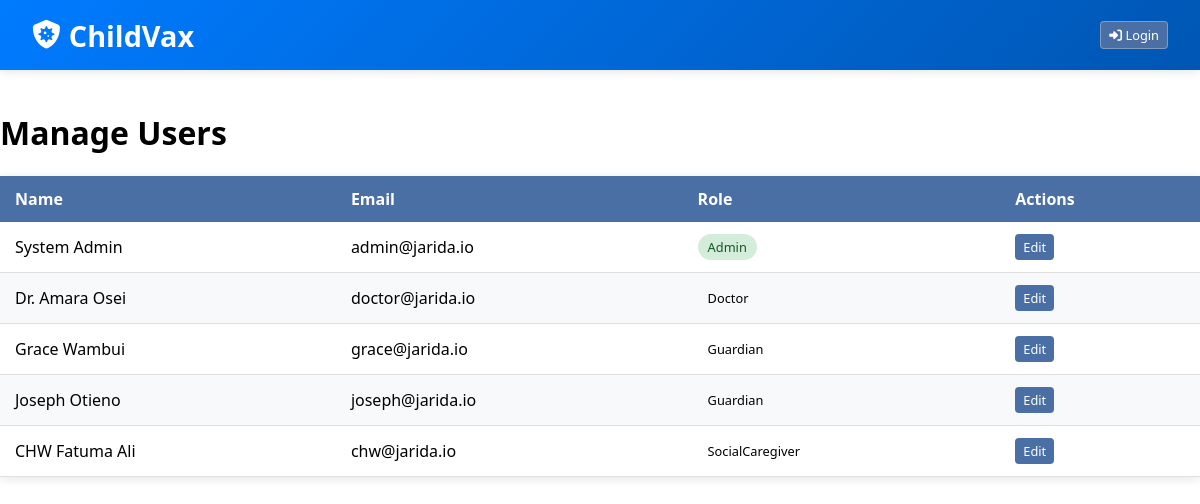
Page /pages/admin/manage_roles.php on the committed database.
### tables this page shows
CREATE TABLE IF NOT EXISTS `users` (
    `user_id`    INT UNSIGNED NOT NULL AUTO_INCREMENT,
    `name`       VARCHAR(100)  NOT NULL,
    `email`      VARCHAR(255)  NOT NULL,
    `password`   VARCHAR(255)  NOT NULL,
    `phone`      VARCHAR(20)   DEFAULT NULL,
    `role`       ENUM('admin','Guardian','doctor','SocialCaregiver') NOT NULL DEFAULT 'Guardian',
    `location`   VARCHAR(255)  DEFAULT NULL,
    `id_number`  VARCHAR(50)   DEFAULT NULL,
    `created_at` DATETIME      NOT NULL DEFAULT CURRENT_TIMESTAMP,
    PRIMARY KEY (`user_id`),
    UNIQUE KEY `uq_email` (`email`)
);

### pages/admin/manage_roles.php (the view, shortened to what this page needs)
<?php
require __DIR__ . '/../navbar.php';
$currentUserId = $_SESSION['user_id'] ?? null;
$query = "SELECT * FROM users";
$params = [];
$usersStmt = $conn->prepare($query);
$usersStmt->execute($params);
$users = $usersStmt->fetchAll(PDO::FETCH_ASSOC);
?>
<div class="container">
    <h1>Manage Users</h3>
    <table class="table">
        <thead>
            <tr>
                <th>Name</th>
                <th>Email</th>
                <th>Role</th>
                <th>Actions</th>
            </tr>
        </thead>
        <tbody>
            <?php foreach ($users as $user): ?>
                <tr>
                    <td><?= htmlspecialchars($user['name']) ?></td>
                    <td><?= htmlspecialchars($user['email']) ?></td>
                    <td>
                        <span class="role-badge <?= htmlspecialchars($user['role']) ?>">
                            <?= ucfirst(htmlspecialchars($user['role'])) ?>
                        </span>
                    </td>
                    <td>
                        <?php if ($user['user_id'] !== $currentUserId): ?>
                            <a href="edit_user.php?id=<?= htmlspecialchars($user['user_id']) ?>" class="btn btn-sm">Edit</a>
                        <?php else: ?>
                            <span style="color: gray; font-size: 0.85em;">(Self)</span>
                        <?php endif; ?>
                    </td>
                </tr>
            <?php endforeach; ?>
        </tbody>
    </table>
</div>

### pages/navbar.php (shortened to what this page needs)
<?php
function getDashboardLink() {
    if (!isset($_SESSION['role'])) return '/pages/auth/login.php';
}
?>
<nav class="navbar">
    <a href="<?php echo getDashboardLink(); ?>" class="nav-logo">
        <i class="fas fa-shield-virus"></i> ChildVax
    </a>
    <div class="nav-user">
        <?php if (isset($_SESSION['name'])): ?>
            <div class="user-info">
                <span class="user-name">Welcome, <?php echo htmlspecialchars($_SESSION['name']); ?></span>
                <span class="user-role"><?php echo getRoleDisplayName($_SESSION['role'] ?? ''); ?></span>
            </div>
            <a href="/pages/logout.php" class="btn btn-sm btn-danger">
                <i class="fas fa-sign-out-alt"></i> Logout
            </a>
        <?php else: ?>
            <a href="/pages/auth/login.php" class="btn btn-sm btn-primary">
                <i class="fas fa-sign-in-alt"></i> Login
            </a>
        <?php endif; ?>
    </div>
</nav>
<link rel="stylesheet" href="https://cdnjs.cloudflare.com/ajax/libs/font-awesome/6.4.0/css/all.min.css">

### pages/navbar.php (style rules this page uses)
.navbar { display: flex; justify-content: space-between; align-items: center; padding: 0 2rem; background: linear-gradient(135deg, var(--primary-color), var(--secondary-color)); color: var(--white); box-shadow: 0 2px 10px rgba(0, 0, 0, 0.1); position: fixed; top: 0; left: 0; right: 0; height: 70px; z-index: 1000; font-family: 'Segoe UI', Tahoma, Geneva, Verdana, sans-serif; }
.nav-logo { font-size: 1.8rem; font-weight: 700; color: var(--white); text-decoration: none; display: flex; align-items: center; gap: 0.5rem; transition: opacity 0.3s ease; }
.nav-user { display: flex; align-items: center; gap: 1rem; color: var(--white); }
.btn { padding: 0.5rem 1rem; border-radius: 4px; text-decoration: none; font-weight: 500; transition: all 0.3s ease; border: none; cursor: pointer; display: inline-flex; align-items: center; gap: 0.5rem; }
.btn-sm { padding: 0.4rem 0.8rem; font-size: 0.875rem; }
.btn-primary { background-color: rgba(255, 255, 255, 0.2); color: var(--white); border: 1px solid rgba(255, 255, 255, 0.3); }

### pages/admin/manage_roles.php (style rules this page uses)
.table { width: 100%; border-collapse: collapse; margin: 20px 0; font-family: 'Segoe UI', Tahoma, Geneva, Verdana, sans-serif; box-shadow: 0 2px 10px rgba(0, 0, 0, 0.1); }
.table th { background-color: #4a6fa5; color: white; padding: 12px 15px; text-align: left; font-weight: 600; }
.table td { padding: 12px 15px; border-bottom: 1px solid #e0e0e0; vertical-align: middle; }
.table tr:nth-child(even) { background-color: #f8f9fa; }
.container { padding-top: 20px; max-width: 1200px; margin: 0 auto; }
.role-badge { display: inline-block; padding: 4px 10px; border-radius: 20px; font-size: 0.8em; font-weight: 500; text-transform: capitalize; }
.role-badge.admin { background-color: #d4edda; color: #155724; }
.btn { display: inline-block; padding: 6px 12px; background-color: #4a6fa5; color: white; text-decoration: none; border-radius: 4px; font-size: 0.9em; transition: background-color 0.3s; }
.btn-sm { padding: 4px 8px; font-size: 0.8em; }

### rows in the picture
users: name "System Admin", email "admin@jarida.io", role "Admin"
users: name "Dr. Amara Osei", email "doctor@jarida.io", role "Doctor"
users: name "Grace Wambui", email "grace@jarida.io", role "Guardian"
users: name "Joseph Otieno", email "joseph@jarida.io", role "Guardian"
users: name "CHW Fatuma Ali", email "chw@jarida.io", role "SocialCaregiver"
